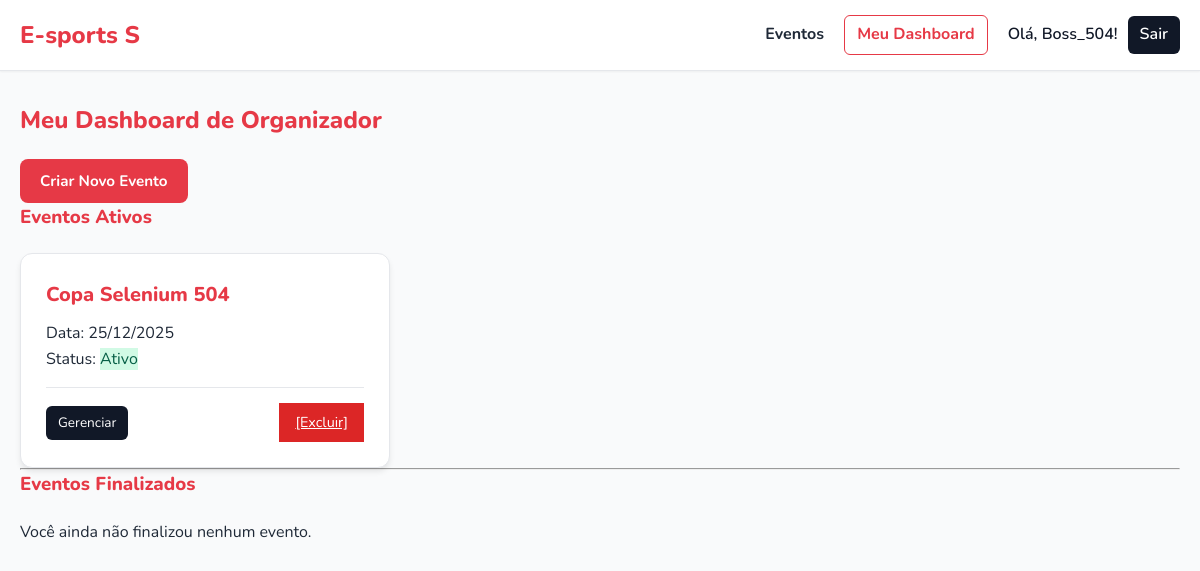
/dashboard (signed in), run on the app's committed database.
### app_build/models.py (models this page shows)
class Evento(db.Model):
    id = db.Column(db.Integer, primary_key=True)
    nome = db.Column(db.String(100), nullable=False)
    jogo = db.Column(db.String(100))
    data = db.Column(db.Date, nullable=True)
    horario = db.Column(db.Time, nullable=True)
    descricao = db.Column(db.Text, nullable=True)
    link_externo = db.Column(db.String(200), nullable=True)
    limite_jogadores = db.Column(db.Integer)
    faixa_etaria = db.Column(db.String(50))
    local = db.Column(db.String(100))
    status = db.Column(db.String(50), nullable=False, default='Ativo')
    fase_atual = db.Column(db.String(50), default='Classificatoria')
    vagas_mata_mata = db.Column(db.Integer, default=4)
    organizador_id = db.Column(db.Integer, db.ForeignKey('organizador.id'), nullable=False)
    organizador = db.relationship('Organizador', backref=db.backref('eventos', lazy=True))

### app_build/app.py (the view)
@app.route('/dashboard')
@login_required
@organizador_required
def dashboard():
    org_id = session.get('user_id')
    ativos = Evento.query.filter_by(organizador_id=org_id, status='Ativo').order_by(Evento.data.asc()).all()
    finalizados = Evento.query.filter_by(organizador_id=org_id, status='Finalizado').order_by(Evento.data.desc()).all()
    return render_template('dashboard.html', eventos_ativos=ativos, eventos_finalizados=finalizados, user_session=session)

### app_build/app.py (called while the page is built)
def login_required(f):
    @wraps(f)
    def decorated_function(*args, **kwargs):
        if 'user_id' not in session:
            flash("Você precisa estar logado.", "error")
            return redirect(url_for('login'))
        return f(*args, **kwargs)
    return decorated_function

def organizador_required(f):
    @wraps(f)
    def decorated_function(*args, **kwargs):
        if session.get('user_type') != 'organizador':
            flash("Acesso negado.", "error")
            return redirect(url_for('lista_eventos'))
        return f(*args, **kwargs)
    return decorated_function

### app_build/templates/dashboard.html
{% extends 'base.html' %}
{% block content %}
    <div class="dashboard-header">
        <h2>Meu Dashboard de Organizador</h2>
        <a href="{{ url_for('criar_evento') }}" class="btn btn-primary">Criar Novo Evento</a>
    </div>
    <h3>Eventos Ativos</h3>
    <div class="list-wrapper">
        {% if eventos_ativos %}
            {% for e in eventos_ativos %}
                <div class="card">
                    <h3>{{ e.nome }}</h3>
                    <p>Data: {{ e.data.strftime('%d/%m/%Y') }}</p>
                    <p>Status: <span class="evento-status status-{{ e.status.lower() }}">{{ e.status }}</span></p>
                    <div class="card-actions">
                        <a href="{{ url_for('evento_detalhe', id=e.id) }}" class="btn-card-edit">Gerenciar</a>
                        <a href="{{ url_for('excluir_evento', id=e.id) }}" class="btn-delete">[Excluir]</a>
                    </div>
                </div>
            {% endfor %}
        {% else %}
            <p>Você não tem nenhum evento ativo no momento.</p>
        {% endif %}
    </div>
    <hr class="section-divider">
    <h3>Eventos Finalizados</h3>
    <div class="list-wrapper">
        {% if eventos_finalizados %}
            {% for e in eventos_finalizados %}
                <div class="card card-finalizado">
                    <h3>{{ e.nome }}</h3>
                    <p>Data: {{ e.data.strftime('%d/%m/%Y') }}</p>
                    <p>Status: <span class="evento-status status-{{ e.status.lower() }}">{{ e.status }}</span></p>
                    <div class="card-actions">
                        <a href="{{ url_for('evento_detalhe', id=e.id) }}" class="btn-card-edit">Ver Detalhes</a>
                        <a href="{{ url_for('excluir_evento', id=e.id) }}" class="btn-delete">[Excluir]</a>
                    </div>
                </div>
            {% endfor %}
        {% else %}
            <p>Você ainda não finalizou nenhum evento.</p>
        {% endif %}
    </div>
{% endblock %}

### app_build/static/css/style.css (style rules this page uses)
:root { --cor-principal: #E63946; --cor-principal-dark: #c9303c; --cor-fundo: #F9FAFB; --cor-card: #FFFFFF; --cor-texto: #1F2937; --cor-borda: #E5E7EB; --cor-destaque: #111827; --sombra: 0 4px 6px -1px rgba(0, 0, 0, 0.1); --sombra-hover: 0 10px 15px -3px rgba(0, 0, 0, 0.1); }
* { margin: 0; padding: 0; box-sizing: border-box; }
body { font-family: 'Nunito', sans-serif; background-color: var(--cor-fundo); color: var(--cor-texto); line-height: 1.6; }
h1, h2, h3 { font-weight: 800; color: var(--cor-principal); margin-bottom: 20px; }
.btn { display: inline-block; padding: 10px 20px; border: none; border-radius: 8px; font-weight: 700; font-size: 0.95rem; text-decoration: none; cursor: pointer; transition: all 0.2s ease; text-align: center; }
.btn-primary { background-color: var(--cor-principal); color: #fff; }
.btn-delete, .btn-cancelar { background-color: #dc2626; color: #fff; font-size: 0.9rem; padding: 8px 16px; }
.list-wrapper, .calendar-grid { display: grid; grid-template-columns: repeat(auto-fill, minmax(320px, 1fr)); gap: 25px; }
.card, .calendar-card { background: var(--cor-card); border: 1px solid var(--cor-borda); border-radius: 12px; padding: 25px; box-shadow: var(--sombra); transition: transform 0.2s; overflow: hidden; }
.card h3 { margin-bottom: 10px; font-size: 1.25rem; }
.card-actions { margin-top: 15px; padding-top: 15px; border-top: 1px solid var(--cor-borda); display: flex; justify-content: space-between; align-items: center; }
.btn-card-edit { background: var(--cor-destaque); color: #fff; padding: 6px 12px; border-radius: 6px; font-size: 0.85rem; text-decoration: none; display: inline-block; }
.status-ativo { background: #d1fae5; color: #065f46; }

### data on the page
Evento: nome "Copa Selenium 504", data "25/12/2025", status "Ativo"

### other printed values
{{ session.user_name }} "Boss_504"
